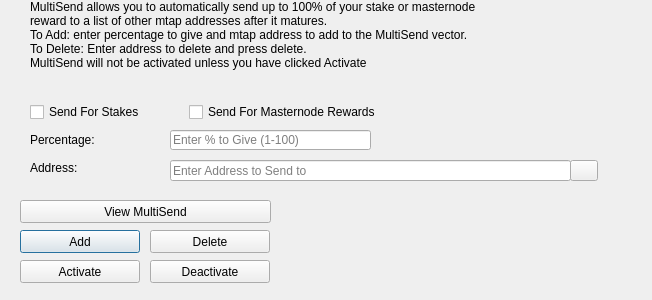
<?xml version="1.0" encoding="UTF-8"?>
<ui version="4.0">
 <class>MultiSendDialog</class>
 <widget class="QDialog" name="MultiSendDialog">
  <property name="windowModality">
   <enum>Qt::NonModal</enum>
  </property>
  <property name="geometry">
   <rect>
    <x>0</x>
    <y>0</y>
    <width>652</width>
    <height>300</height>
   </rect>
  </property>
  <property name="windowTitle">
   <string>MultiSend</string>
  </property>
  <widget class="QLineEdit" name="multiSendPercentEdit">
   <property name="geometry">
    <rect>
     <x>170</x>
     <y>130</y>
     <width>201</width>
     <height>20</height>
    </rect>
   </property>
   <property name="toolTip">
    <string>Enter whole numbers 1 - 100</string>
   </property>
   <property name="placeholderText">
    <string>Enter % to Give (1-100)</string>
   </property>
  </widget>
  <widget class="QLineEdit" name="multiSendAddressEdit">
   <property name="geometry">
    <rect>
     <x>170</x>
     <y>160</y>
     <width>401</width>
     <height>21</height>
    </rect>
   </property>
   <property name="toolTip">
    <string/>
   </property>
   <property name="placeholderText">
    <string>Enter Address to Send to</string>
   </property>
  </widget>
  <widget class="QLabel" name="label_2">
   <property name="geometry">
    <rect>
     <x>30</x>
     <y>0</y>
     <width>451</width>
     <height>121</height>
    </rect>
   </property>
   <property name="lineWidth">
    <number>1</number>
   </property>
   <property name="text">
    <string>MultiSend allows you to automatically send up to 100% of your stake or masternode reward to a list of other mtap addresses after it matures.
To Add: enter percentage to give and mtap address to add to the MultiSend vector.
To Delete: Enter address to delete and press delete.
MultiSend will not be activated unless you have clicked Activate</string>
   </property>
   <property name="alignment">
    <set>Qt::AlignLeading|Qt::AlignLeft|Qt::AlignTop</set>
   </property>
   <property name="wordWrap">
    <bool>true</bool>
   </property>
  </widget>
  <widget class="QLabel" name="message">
   <property name="geometry">
    <rect>
     <x>290</x>
     <y>200</y>
     <width>351</width>
     <height>91</height>
    </rect>
   </property>
   <property name="text">
    <string/>
   </property>
  </widget>
  <widget class="QPushButton" name="addButton">
   <property name="geometry">
    <rect>
     <x>20</x>
     <y>230</y>
     <width>120</width>
     <height>23</height>
    </rect>
   </property>
   <property name="toolTip">
    <string/>
   </property>
   <property name="statusTip">
    <string>Add to MultiSend Vector</string>
   </property>
   <property name="text">
    <string>Add</string>
   </property>
  </widget>
  <widget class="QPushButton" name="disableButton">
   <property name="geometry">
    <rect>
     <x>150</x>
     <y>260</y>
     <width>120</width>
     <height>23</height>
    </rect>
   </property>
   <property name="statusTip">
    <string>Deactivate MultiSend</string>
   </property>
   <property name="text">
    <string>Deactivate</string>
   </property>
  </widget>
  <widget class="QPushButton" name="addressBookButton">
   <property name="geometry">
    <rect>
     <x>570</x>
     <y>160</y>
     <width>28</width>
     <height>21</height>
    </rect>
   </property>
   <property name="toolTip">
    <string>Choose an address from the address book</string>
   </property>
   <property name="text">
    <string/>
   </property>
   <property name="icon">
    <iconset resource="../mtap.qrc">
     <normaloff>:/icons/address-book</normaloff>:/icons/address-book</iconset>
   </property>
   <property name="shortcut">
    <string>Alt+A</string>
   </property>
   <property name="autoDefault">
    <bool>false</bool>
   </property>
  </widget>
  <widget class="QLabel" name="label">
   <property name="geometry">
    <rect>
     <x>30</x>
     <y>130</y>
     <width>121</width>
     <height>20</height>
    </rect>
   </property>
   <property name="toolTip">
    <string>Percentage of stake to send</string>
   </property>
   <property name="text">
    <string>Percentage:</string>
   </property>
  </widget>
  <widget class="QLabel" name="label_5">
   <property name="geometry">
    <rect>
     <x>30</x>
     <y>160</y>
     <width>111</width>
     <height>16</height>
    </rect>
   </property>
   <property name="toolTip">
    <string>Address to send portion of stake to</string>
   </property>
   <property name="text">
    <string>Address:</string>
   </property>
  </widget>
  <widget class="QPushButton" name="deleteButton">
   <property name="geometry">
    <rect>
     <x>150</x>
     <y>230</y>
     <width>120</width>
     <height>23</height>
    </rect>
   </property>
   <property name="toolTip">
    <string/>
   </property>
   <property name="statusTip">
    <string>Delete Address From MultiSend Vector</string>
   </property>
   <property name="text">
    <string>Delete</string>
   </property>
  </widget>
  <widget class="QPushButton" name="activateButton">
   <property name="geometry">
    <rect>
     <x>20</x>
     <y>260</y>
     <width>120</width>
     <height>23</height>
    </rect>
   </property>
   <property name="statusTip">
    <string>Activate MultiSend</string>
   </property>
   <property name="text">
    <string>Activate</string>
   </property>
  </widget>
  <widget class="QPushButton" name="viewButton">
   <property name="geometry">
    <rect>
     <x>20</x>
     <y>200</y>
     <width>251</width>
     <height>23</height>
    </rect>
   </property>
   <property name="toolTip">
    <string/>
   </property>
   <property name="statusTip">
    <string>View MultiSend Vector</string>
   </property>
   <property name="text">
    <string>View MultiSend</string>
   </property>
  </widget>
  <widget class="QWidget" name="horizontalLayoutWidget">
   <property name="geometry">
    <rect>
     <x>30</x>
     <y>100</y>
     <width>351</width>
     <height>24</height>
    </rect>
   </property>
   <layout class="QHBoxLayout" name="horizontalLayout">
    <item>
     <widget class="QCheckBox" name="multiSendStakeCheckBox">
      <property name="text">
       <string>Send For Stakes</string>
      </property>
     </widget>
    </item>
    <item>
     <widget class="QCheckBox" name="multiSendMasternodeCheckBox">
      <property name="text">
       <string>Send For Masternode Rewards</string>
      </property>
     </widget>
    </item>
   </layout>
  </widget>
 </widget>
 <resources>
  <include location="../mtap.qrc"/>
 </resources>
 <connections/>
</ui>
